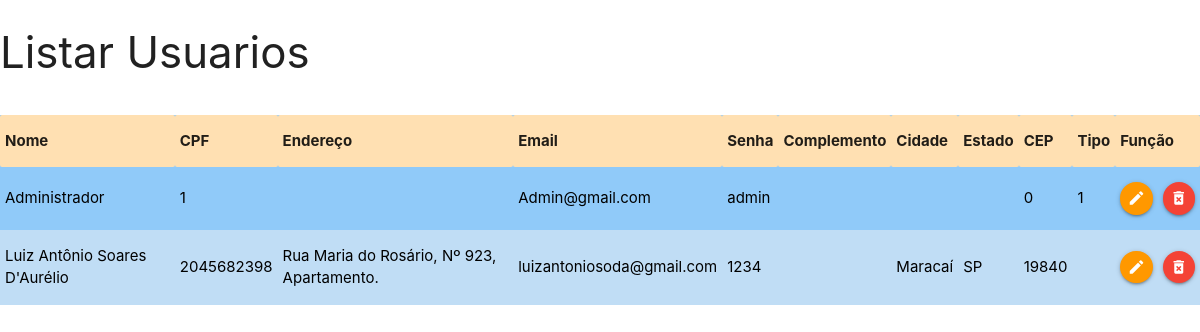
Screenshot of /listarUsuarios.php with the database file from the repository.
### tables this page shows
CREATE TABLE `usuarios` (
  `CPF` int(11) NOT NULL,
  `Nome` varchar(60) NOT NULL,
  `Endereco` varchar(60) NOT NULL,
  `Email` varchar(60) NOT NULL,
  `Senha` varchar(20) NOT NULL,
  `Cidade` varchar(45) NOT NULL,
  `Estado` varchar(2) NOT NULL,
  `CEP` int(20) NOT NULL,
  `Tipo` int(1) DEFAULT NULL
);

### listarUsuarios.php (the view, shortened to what this page needs)
<?php
    $pdo = Conexao::conectar();
    $sql = 'Select * from usuarios order by Nome;';
    $listaUsuarios = $pdo->query($sql);
?>
<!DOCTYPE html>
<html>
<head>
    <link rel="stylesheet" href="https://cdnjs.cloudflare.com/ajax/libs/materialize/1.0.0/css/materialize.min.css">
</head>
<body>
    <div id="content">
    <div  class="row s10">
        <h3 class="text-amber">Listar Usuarios</h3>
    </div>
    <table  class="striped highlight  blue lighten-3 responsive-table">
        <tr  class = "orange lighten-4" class="blue-text text-darken-2">
            <th>Nome</th>
            <th>CPF</th>
            <th>Endereço</th>
            <th>Email</th>
            <th>Senha</th>
            <th>Complemento</th>
            <th>Cidade</th>
            <th>Estado</th>
            <th>CEP</th>
            <th>Tipo</th>
            <th COLSPAN="2">Função</th>
        </tr>
        <?php
           foreach ($listaUsuarios as $usuario) {
        ?>
        <tr  class="black-text  accent-4"  >
            <td><?php echo $usuario['Nome']; ?></td>
            <td><?php echo $usuario['CPF']; ?> </td>
            <td><?php echo $usuario['Endereco']; ?></td>
            <td><?php echo $usuario['Email']; ?></td>
            <td><?php echo $usuario['Senha']; ?></td>
            <td><?php echo $usuario['Complemento']; ?></td>
            <td><?php echo $usuario['Cidade']; ?></td>
            <td><?php echo $usuario['Estado']; ?></td>
            <td><?php echo $usuario['CEP']; ?></td>
            <td><?php echo $usuario['Tipo']; ?></td>
            <td><a class="btn-floating btn-small waves-effect waves-light orange"
                  onclick="JavaScript:location.href='frmEdtPro.php?id=' +
                           <?php echo $produto['id'];?>">
                  <i class="material-icons">edit</i></a></td>
            <td><a class="btn-floating btn-small waves-effect waves-light red"
                  onclick="JavaScript:location.href='frmRemPro.php?id=' +
                           <?php echo $produto['id'];?>">
                  <i class="material-icons">delete_forever</i></a></td>
        </tr>
        <?php
           }
        ?>
    </table>
    </div>
</body>
</html>

### rows the page displays
usuarios: Nome "Administrador", CPF "1", Email "Admin@gmail.com", Senha "admin", CEP "0", Tipo "1"
usuarios: Nome "Luiz Antônio Soares D'Aurélio", CPF "2045682398", Endereco "Rua Maria do Rosário, Nº 923, Apartamento.", Email "luizantoniosoda@gmail.com", Senha "1234", Cidade "Maracaí", Estado "SP", CEP "19840"
